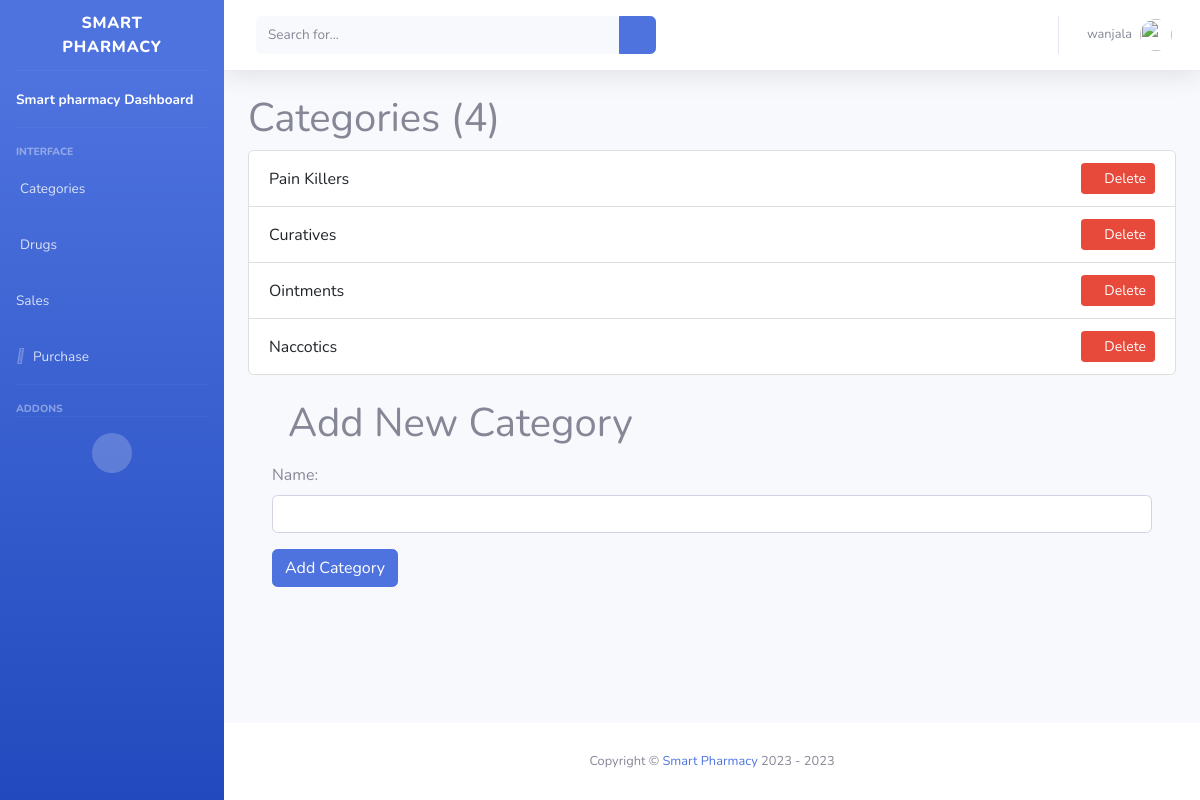
Page /categories (signed in) on the earlier database version.
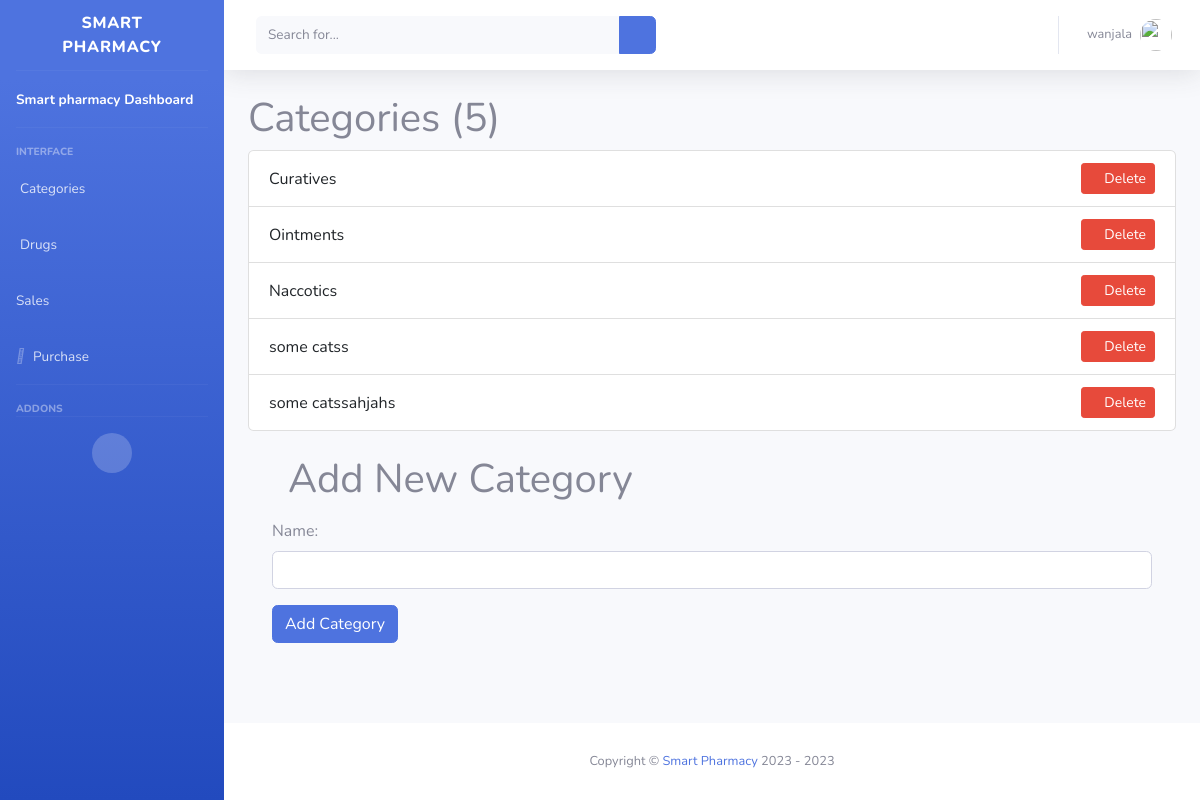
Same page on the later database version.
### pharmacy/models.py (models this page shows, shortened)
class Category(models.Model):
    name = models.CharField(max_length=100, unique=True)

### pharmacy/views.py (the view)
# urls.py: path('categories', views.category, name='categories'),
@login_required(login_url='login')
def category(request):
    if request.method == 'POST':
        if request.user.is_superuser:
            form = MedicineCategoryForm(request.POST)
            if form.is_valid():
                form.save()
        return redirect('categories')
    categories = Category.objects.all()
    form = MedicineCategoryForm()
    return render(request, 'pharmacy/Categories.html',
                  {'categories': categories, 'form': form, 'currentYear': datetime.now().year})

### pharmacy/forms/forms.py
class MedicineCategoryForm(forms.ModelForm):
    class Meta:
        model = Category
        fields = ['name']
    def __init__(self, *args, **kwargs):
        super().__init__(*args, **kwargs)
        for field in self.fields:
            self.fields[field].widget.attrs.update({
                'class': 'form-control'
            })

### pharmacy/templates/pharmacy/Categories.html (shortened to what this page needs)
{% extends 'main.html' %}
{% load static %}
{% block content %}
    <section id="page-top">
        <div id="wrapper">
            {% include 'pharmacy/sideBar.html' %}
            <div id="content-wrapper" class="d-flex flex-column">
                <div id="content">
                    {% include 'pharmacy/topAppBar.html' %}
                    {% include 'pharmacy/category.html' %}
                    </div>
                {% include 'footer.html' %}
            </div>
        </div>
    </section>
{% endblock %}

### pharmacy/templates/pharmacy/category.html (shortened to what this page needs)
<div class="container">
        <h1>Categories ({{ categories.count }})</h1>
        <ul class="list-group">
            {% for category in categories %}
            <li class="list-group-item d-flex justify-content-between align-items-center">
                <span>{{ category.name }}</span>
                {% if request.user.is_superuser %}
                <form method="post" action="{% url 'delete_category' category.id %}">
                    <button type="submit" class="btn btn-danger btn-sm">
                        <i class="fas fa-trash-alt"></i> Delete
                    </button>
                </form>
                {% endif %}
            </li>
            {% endfor %}
        </ul>
{% if user.is_superuser %}
    <div class="container mt-4 ">
        <h1 class="m-3">Add New Category</h1>
        <form method="post">
            {{ form.as_p }}
            <button type="submit" class="btn btn-primary">Add Category</button>
        </form>
    </div>
{% endif %}
    </div>

Differences in the rows shown:
removed Category: name "Pain Killers"
added Category: name "some catss"
added Category: name "some catssahjahs"
Other differences:
{{ categories.count }}: "4" → "5"
